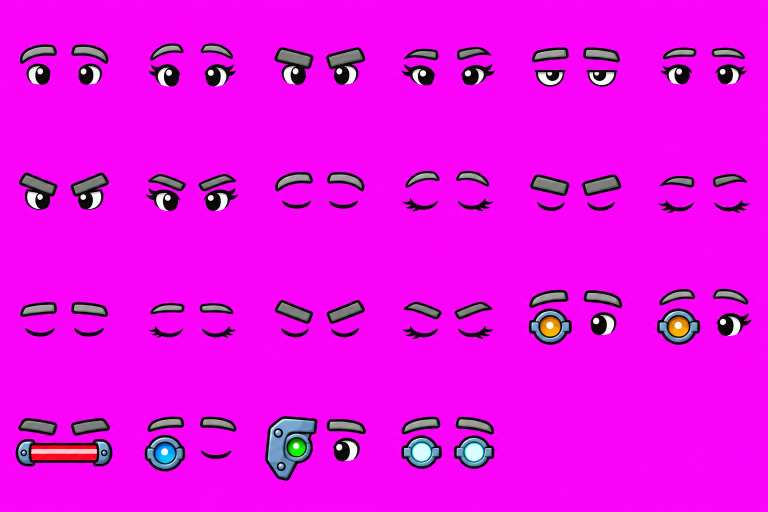
#> input picture tools/crew_portrait/src/T2_eyes.png, 1536 x 1024 px (shown at 1/2 size)
$ python cut_box.py crew_portrait/src/T1_heads.png crew_portrait/src/T2_eyes.png crew_portrait/src/T2_eyes.png 5 3
#> lines starting #> are read from the running program, lines starting #| are printed output that depends on the picture; after the words box and inside, x2 and y2 are one past the last pixel; in counts of white or black regions, pixels touching at a corner belong together
### tools/cut_gear.py
#!/usr/bin/env python3
"""MOON WARS — landing gear sheets from GPT into game sprites (update198).

    python3 tools/cut_gear.py <yard> <sheet.png> [--cuts top,strutTop,footTop]

A sheet (prompt E, v5) is three parts on flat MAGENTA, top to bottom:
the gear bay mount that hangs under the keel, the telescopic strut, and
the foot (the landing pad). Writes art/gear_<yard>_{mount,strut,foot}.png,
each trimmed to its own pixels and scaled together (the foot 160 px wide), with the magenta keyed out and its fringe
pulled back to neutral.

The three parts are found by the empty rows between them. A sheet where
they touch (Terra's did) takes --cuts: the rows where the strut and the
foot begin.
"""
import os, sys
import numpy as np
from PIL import Image

FOOT_W = 160                         # px: drawn at ~45 px, room for DPR 2 and the loadout's zoom
ROOT = os.path.dirname(os.path.dirname(os.path.abspath(__file__)))


def key_magenta(a):
    rgb = a[..., :3].astype(int)
    r, g, b = rgb[..., 0], rgb[..., 1], rgb[..., 2]
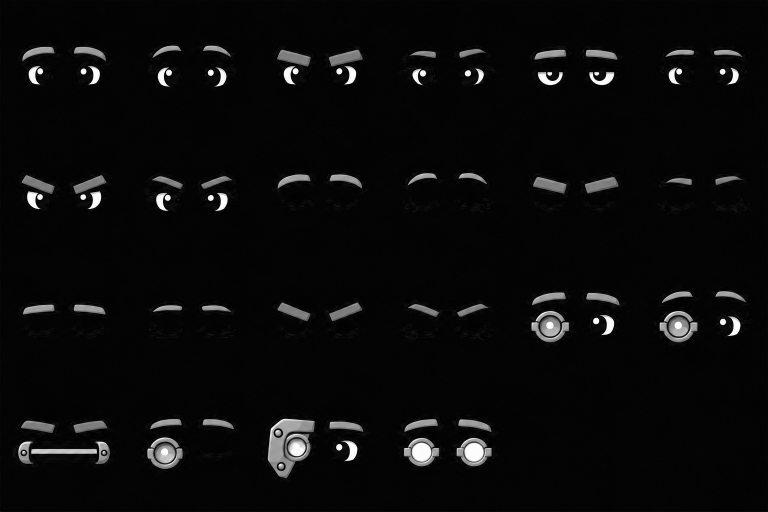
#> g: shape (1024, 1536) int64 (shown at 1/2 size); min 0, max 255, mean 10.6
    # how magenta a pixel is: red and blue both high above green
    m = np.clip((np.minimum(r, b) - g - 40) / 120.0, 0, 1)
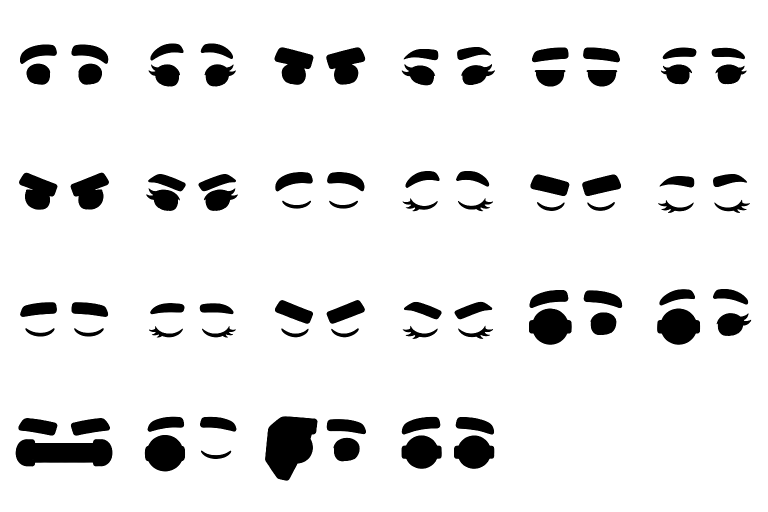
#> m: shape (1024, 1536) float64 (shown at 1/2 size); min 0, max 1, mean 0.907
    alpha = (1 - m) * 255
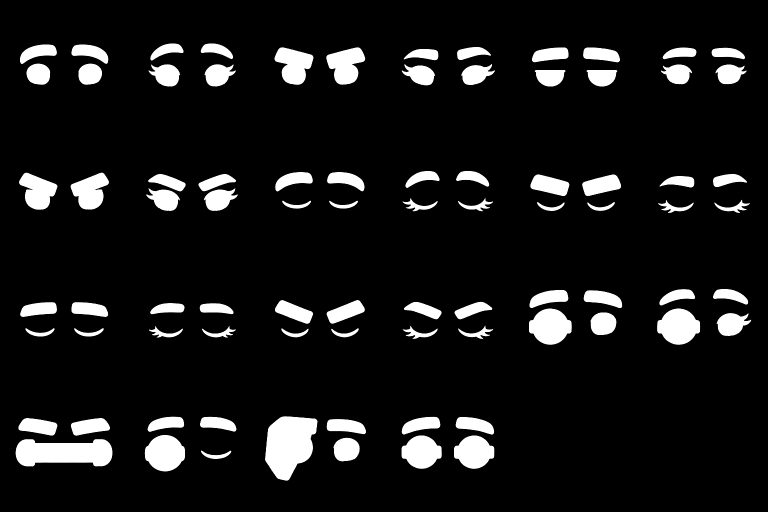
#> alpha: shape (1024, 1536) float64 (shown at 1/2 size); min 0, max 255, mean 23.7
    out = a.copy()
    out[..., 3] = alpha.astype(np.uint8)
    # despill: a half-keyed edge keeps no pink — red and blue down to green's level
    edge = (m > 0) & (m < 1)
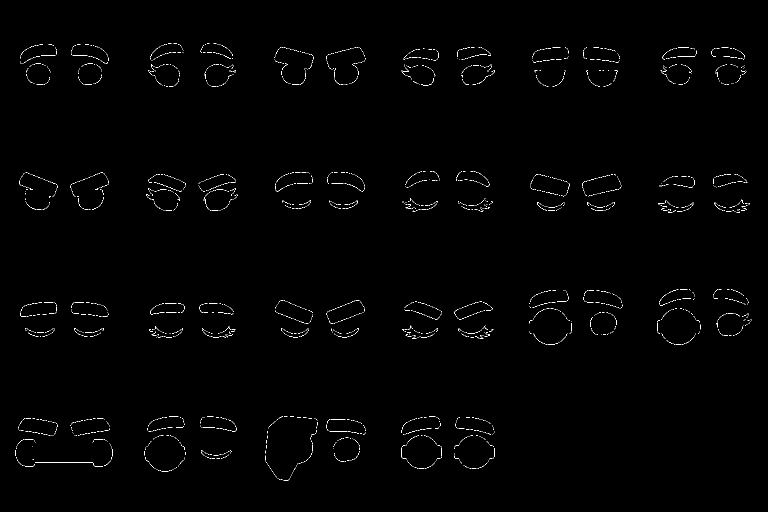
#> edge: shape (1024, 1536) bool (shown at 1/2 size); 0.64% white in thin lines or dots, all inside (x1, y1, x2, y2) = (31, 87, 1503, 962)
    lim = np.maximum(g, np.minimum(r, b) - (m * 255).astype(int))
    out[..., 0] = np.where(edge, np.minimum(r, lim), r)
    out[..., 2] = np.where(edge, np.minimum(b, lim), b)
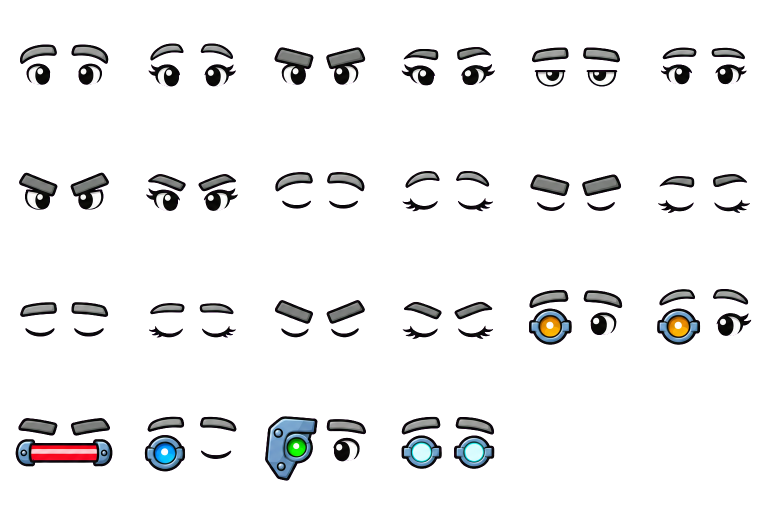
#> out: shape (1024, 1536, 4) (shown at 1/2 size); mean R, G, B, A 234.4, 10.6, 233.2, 23.7; transparent parts drawn white
    out[alpha < 24] = 0
    return out


# [8 lines left out: function bands, not called in this run]


def trim(img):
    bb = img.getbbox()
    return img.crop(bb) if bb else img


# [22 lines left out: function main, not called in this run]


# [2 lines that do not run on import are left out]

### tools/cut_box.py
#!/usr/bin/env python3
"""MOON WARS — a case and one piece from GPT into the game (update271).

    python3 tools/cut_box.py <name> <case.png> <one.png> <cells_wide> [<n_nests>]

Writes art/item_<name>_case.png (320 px a cell wide) and art/item_<name>_one.png
(the background — flat MAGENTA or transparent — taken out, cut to its own
pixels), adds both to art/manifest.json, and prints the case's NESTS: the dark,
empty bays found in the picture, as [x, y, w, h] fractions of the case, left to
right — what goes into ITEM_BOX in js/cargo.js.
"""
import json, os, sys
import numpy as np
from PIL import Image
from scipy import ndimage

sys.path.insert(0, os.path.dirname(os.path.abspath(__file__)))
from cut_gear import key_magenta  # noqa: E402

ROOT = os.path.dirname(os.path.dirname(os.path.abspath(__file__)))


def keyed(path):
    a = np.array(Image.open(path).convert('RGBA'))
    if (a[..., 3] > 250).mean() > 0.97:
        a = key_magenta(a)
    bb = Image.fromarray((a[..., 3] > 16).astype(np.uint8) * 255).getbbox()
#> bb = (31, 87, 1503, 962)
    return Image.fromarray(a).crop(bb)


def add_to_manifest(names):
    mp = os.path.join(ROOT, 'art', 'manifest.json')
    m = json.load(open(mp))
    ch = False
    for n in names:
        if n not in m['sprites']:
            m['sprites'].append(n); ch = True
    if ch:
        with open(mp, 'w') as f:
            json.dump(m, f, indent=2, ensure_ascii=False); f.write('\n')


def nests(im, n):
    """The n largest dark bays, left to right, as fractions of the picture."""
    a = np.array(im.convert('RGBA')).astype(int)
    lum = (a[..., 0] * 0.3 + a[..., 1] * 0.59 + a[..., 2] * 0.11)
    dark = (lum < 48) & (a[..., 3] > 200)
    dark = ndimage.binary_opening(dark, iterations=2)
    lab, k = ndimage.label(dark)
    if not k:
        return []
    sizes = ndimage.sum(dark, lab, range(1, k + 1))
    keep = np.argsort(sizes)[::-1][:n] + 1
    out = []
    for i in keep:
        ys, xs = np.where(lab == i)
        out.append([xs.min() / im.width, ys.min() / im.height,
                    (xs.max() - xs.min() + 1) / im.width, (ys.max() - ys.min() + 1) / im.height])
    out.sort(key=lambda r: r[0])
    return [[round(v, 3) for v in r] for r in out]


def main():
    name, case_p, one_p, cells = sys.argv[1], sys.argv[2], sys.argv[3], int(sys.argv[4])
    n = int(sys.argv[5]) if len(sys.argv) > 5 else cells
    case = keyed(case_p)
    w = 320 * cells
    case = case.resize((w, max(1, round(case.height * w / case.width))), Image.LANCZOS)
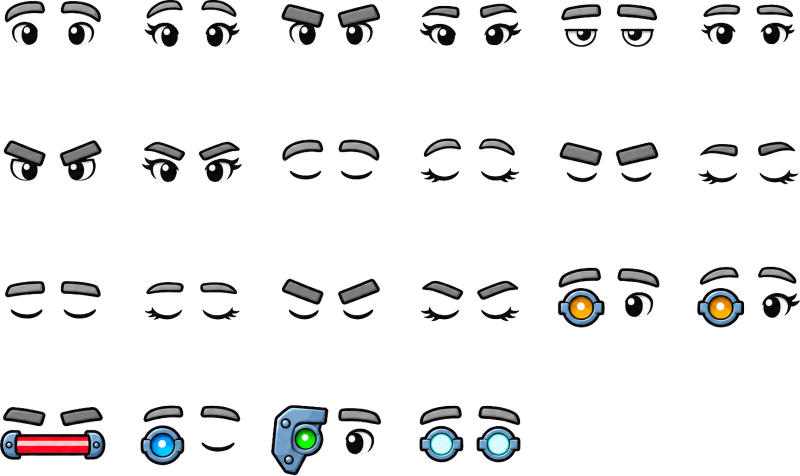
#> case: PIL image 1600x951 RGBA (shown at 1/2 size); mean R, G, B, A 9.4, 9.3, 9.8, 28.9; transparent parts drawn white
    one = keyed(one_p)
    ow = 240
    one = one.resize((ow, max(1, round(one.height * ow / one.width))), Image.LANCZOS)
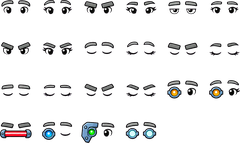
#> one: PIL image 240x143 RGBA; mean R, G, B, A 10.8, 10.9, 11.4, 29.1; transparent parts drawn white
    cn, on = f'item_{name}_case', f'item_{name}_one'
    case.save(os.path.join(ROOT, 'art', cn + '.png'), optimize=True)
    one.save(os.path.join(ROOT, 'art', on + '.png'), optimize=True)
    add_to_manifest([cn, on])
    print(cn, case.size, on, one.size)
    print('nests:', json.dumps(nests(case, n)))


if __name__ == '__main__':
#> (the run stopped early here; a loop or call above may not have finished)

$ run again, on tools/crew_portrait/src/T3_hair.png
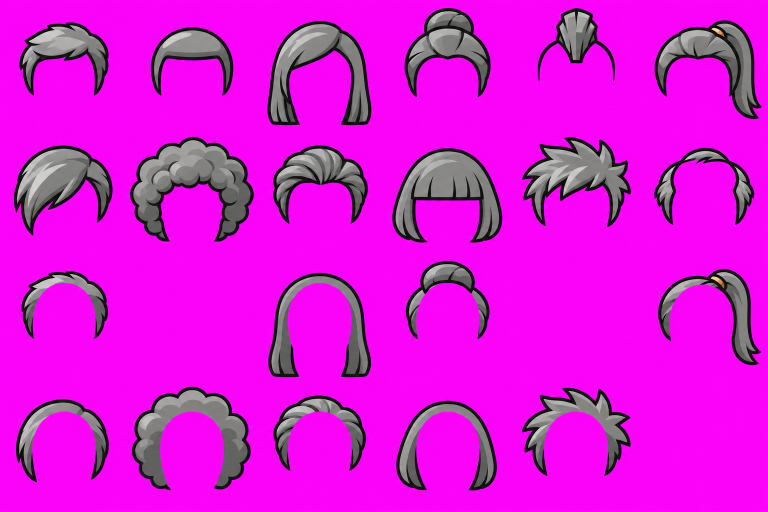
#> input picture tools/crew_portrait/src/T3_hair.png, 1536 x 1024 px (shown at 1/2 size)
#> in key_magenta, `edge = (m > 0) & (m < 1)`:
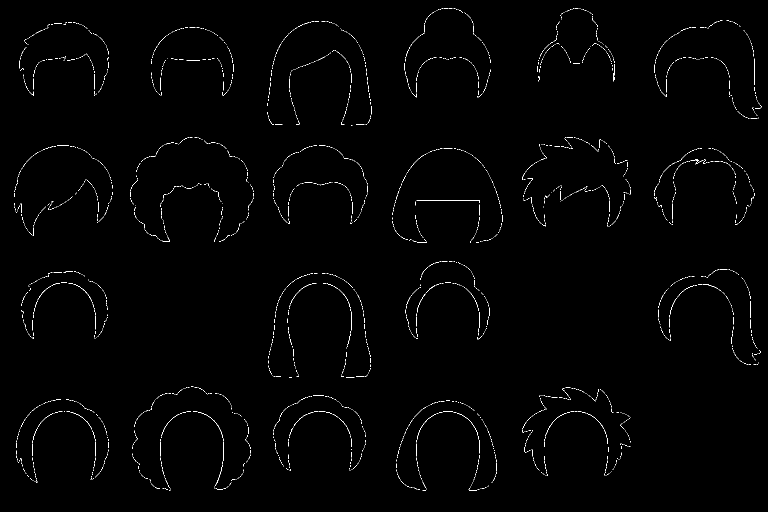
#> edge: shape (1024, 1536) bool (shown at 1/2 size); 0.78% white in thin lines or dots
#> bb = (28, 16, 1523, 981)
#> in main, `one = one.resize((ow, max(1, round(one.height * ow / one.width))), Ima..`:
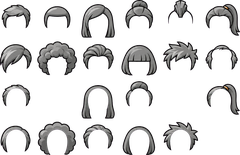
#> one: PIL image 240x155 RGBA; mean R, G, B, A 22.9, 22.2, 22.6, 54.5; transparent parts drawn white

$ run again, on tools/crew_portrait/src/T4_beards.png
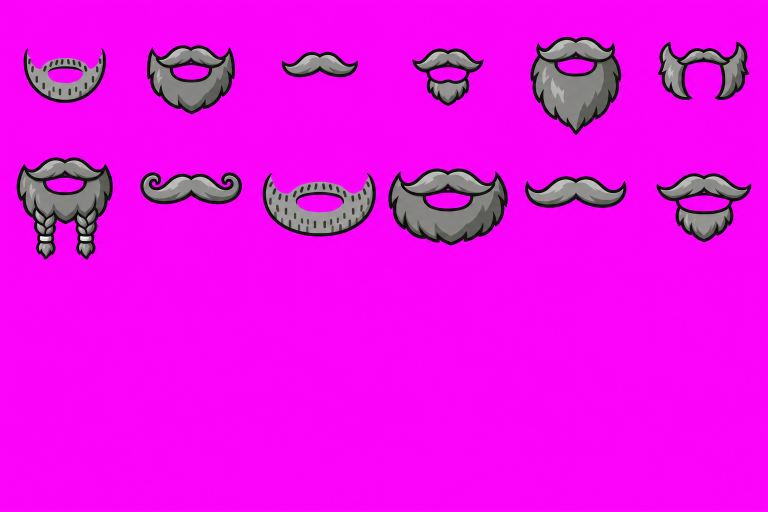
#> input picture tools/crew_portrait/src/T4_beards.png, 1536 x 1024 px (shown at 1/2 size)
#> in key_magenta, `edge = (m > 0) & (m < 1)`:
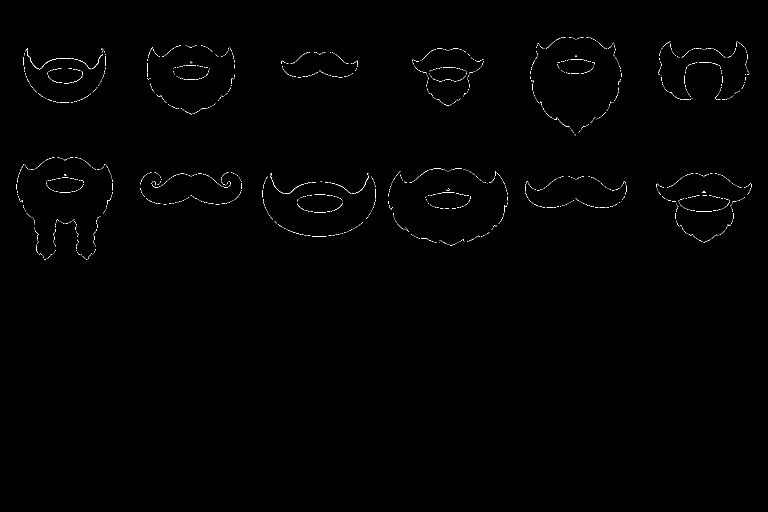
#> edge: shape (1024, 1536) bool (shown at 1/2 size); 0.37% white in thin lines or dots, all inside (x1, y1, x2, y2) = (33, 74, 1503, 519)
#> bb = (33, 74, 1503, 519)
#> in main, `one = one.resize((ow, max(1, round(one.height * ow / one.width))), Ima..`:
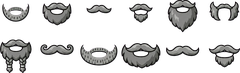
#> one: PIL image 240x73 RGBA; mean R, G, B, A 27.4, 26.9, 27, 66.2; transparent parts drawn white

$ run again, on tools/crew_portrait/src/T5_accessories.png
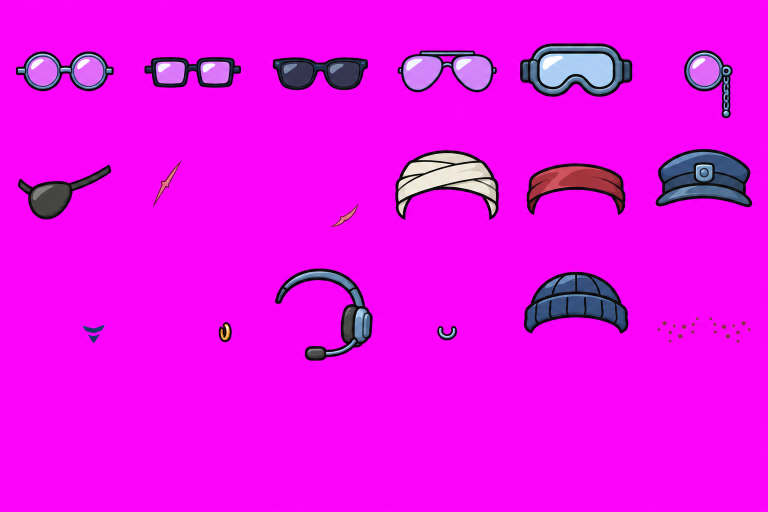
#> input picture tools/crew_portrait/src/T5_accessories.png, 1536 x 1024 px (shown at 1/2 size)
#> edge: shape (1024, 1536) bool; 1.5% white; 1326 white regions (1293 under 20 px), largest, box (x1, y1, x2, y2) and area: (807, 113, 882, 179) 3405, (908, 113, 981, 179) 3372, (1379, 112, 1439, 172) 2524
#> bb = (32, 87, 1504, 722)
#> in main, `one = one.resize((ow, max(1, round(one.height * ow / one.width))), Ima..`:
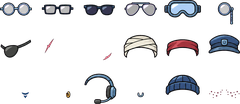
#> one: PIL image 240x104 RGBA; mean R, G, B, A 15.5, 15.5, 18.1, 38.3; transparent parts drawn white
